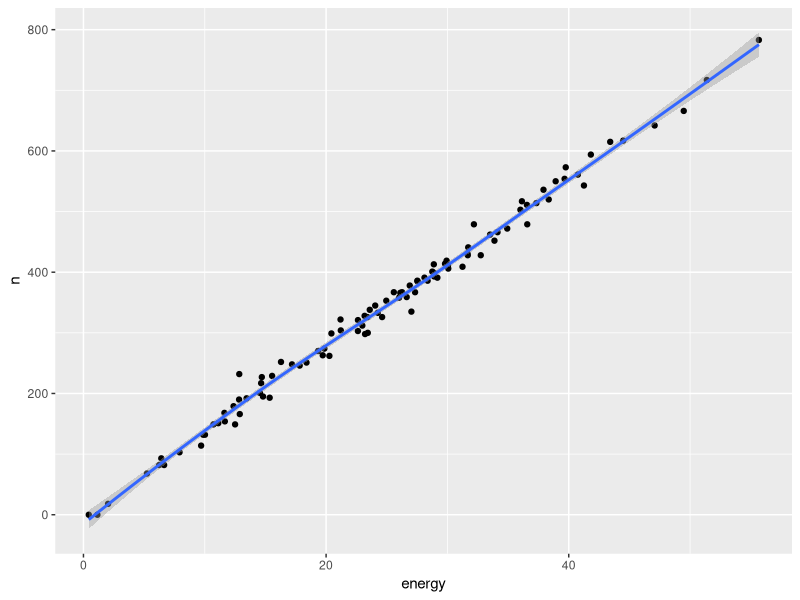
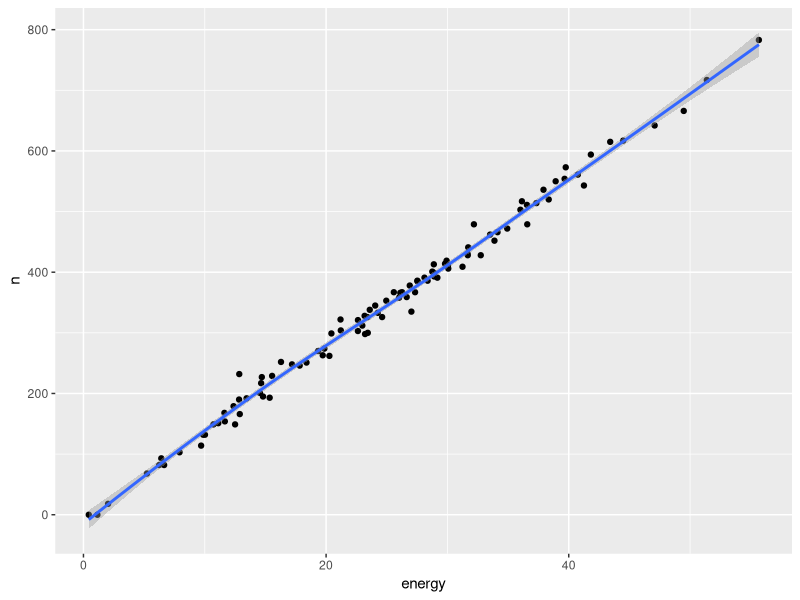
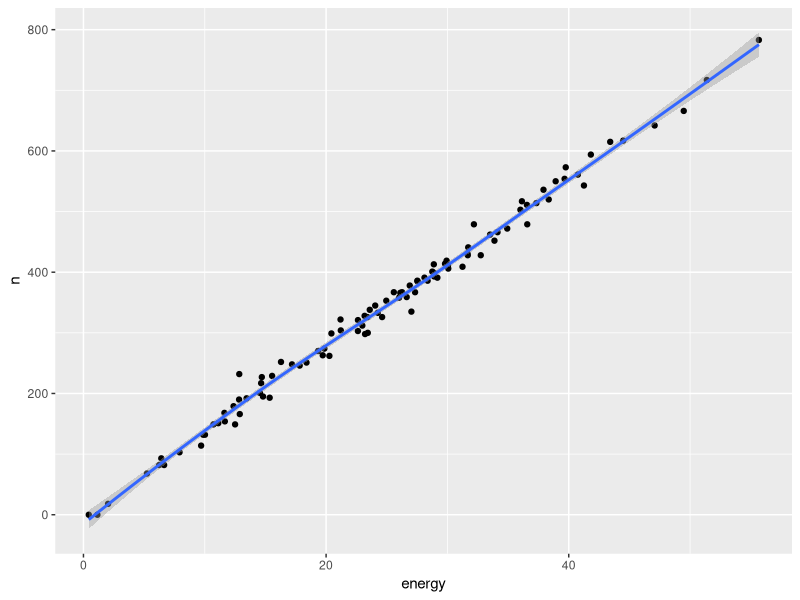
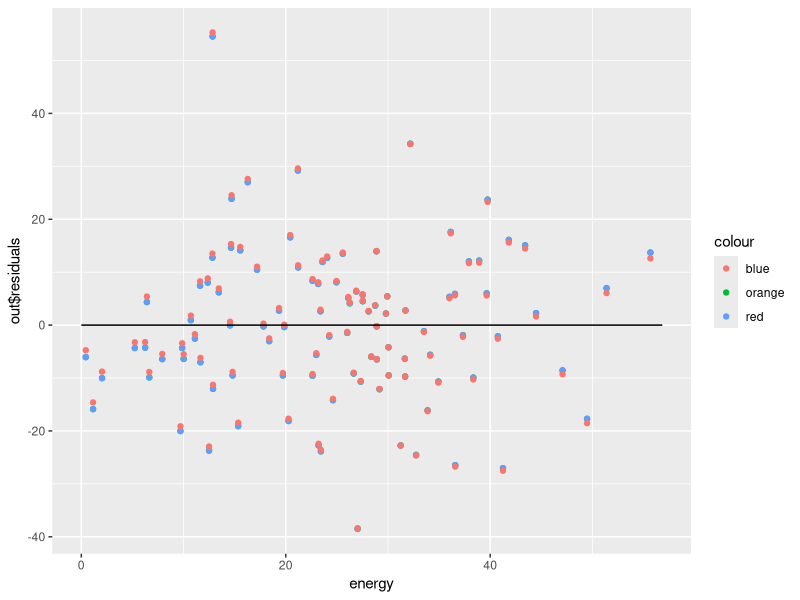

Reproduce these figures in R, in order.
## ---- chunk 1
require(sampling)
require(survey)
require(dplyr)
require(ggplot2)
## ---- chunk 2
set.seed(11)
coffees <- round(rpois(1000,350)+rnorm(100,0,sd=150))
coffees[coffees<0] <- 0
# and energy use
energy <- 0.072*coffees+rnorm(n=1000,mean=0,sd=1)
energy[energy<0] <- 0
coffeedata <- as.data.frame(cbind(coffees,energy))
names(coffeedata) <- c("n","energy")
## ---- chunk 3
set.seed(11)
coffeedata$srs <- srswor(100,nrow(coffeedata))
coffee <- subset(coffeedata, srs==1)

coffee$fpc <- 1000
srsdesign <-svydesign(ids=~1,fpc=~fpc,data=coffee)

svymean(~n, design=srsdesign) # se =15.415)
# or estimate the confidence interval directly
confint(svymean(~n, design=srsdesign)) #[312.237;372.663]
## ---- chunk 4
ggplot(coffee,aes(y=n, x=energy))+
         geom_point()+
         geom_smooth()
## ---- chunk 5
#answer: looks great!
## ---- chunk 6
# estimate the ratio betwen energy/n
ratio <- svyratio(~n,~energy, design=srsdesign)
# what is this ratio?
print(ratio) # with 1 KwH of energy, 13.81 coffees are made on average
## ---- chunk 7
# With the ratio0-estimator we will predict for every case in our population, 
# based on a covariate x (energy) what the value of the dependent variable y (n) is.

# I am creating a new predicted population for this, 
# where I delete the values for all cases that I did not sample
predictedpop <-coffeedata
predictedpop$n[predictedpop$srs!=1] <- NA
## ---- chunk 8
# We here now use the predict value, which takes the output of a regression model (below: "ratio")
# and then we multiply these coefficients with the values of our covariate (energy) 
# to estimate the mean on y (n coffees)
# the "total" command is used in the predict() function to predict a new variable
predict(ratio, total=mean(predictedpop$energy))
# we can also manually get to this mean by taking the ratio * mean(x), but the predict 
# function is made for this, so we will use that from here
ratio[[1]] * mean(coffeedata$energy)

## ---- chunk 9
# answer: and the standard error = only 1.35, 
# see below, compared to # se =15.4 with an SRS!
## ---- chunk 10
# bias in ratio-estimator
bias <- predict(ratio, total=mean(predictedpop$energy))[[1]] -mean(coffeedata$n) 
print(bias) # bias in the ratio estimator = -2. So there is some bias in the ratio estimator

#and the  MSE for the  ratio estimator:
bias^2 + predict(ratio, total=mean(predictedpop$energy))[[2]]

# MSE is largely caused by bias in the ratio estimator, but still smaller than with an SRS

# comparison with earlier SRS
# mean(coffee$n)-mean(coffeedata$n) # -.91
# MSE srs:
-.916^2 + 15.415 # no bias, but large variance (se)

## ---- chunk 11
 # why?
summary(glm(n~energy, data=coffee))
## ---- chunk 12
# there is bias in the ratio estimator because the intercept is not 0!
# you could have spotted this if you had zoomed in on the intercept in the scatterplot
 ggplot(coffee,aes(y=n, x=energy))+
         geom_point()+
         geom_smooth()
# the regression line should cross the origin at (0,0), but it does not
# even when a machine does not produce coffee, there is still some energy being used, 
# likely for being on standby
## ---- chunk 13
# We typically know the size of a cluster, both in terms of the # of people, and size of landmass
# At the same time: the size of a cluster is often related to all kinds of things you can count. Eg.:

# when you think of population size:
# demographic events, like the total # of newborns, marriages, deaths
# other events, like hospitalizations, crime, houses sold, etc.

# when you think of area size
# counts of plants, animals
# agricultural production.


# we can also estimate the total for the number of coffees drunk; this is simply the mean (and standard error) * 100
svytotal(~n, design=srsdesign) # se =15415
# or the confidence interval
confint(svytotal(~n, design=srsdesign)) #[312237;372663]
## ---- chunk 14
set.seed(11)
coffees <- round(rpois(1000,350)+rnorm(100,0,sd=150))
coffees[coffees<0] <- 0
# and energy use
energy <- 0.072*coffees+rnorm(n=1000,mean=0,sd=1)
energy[energy<0] <- 0
coffeedata <- as.data.frame(cbind(coffees,energy))
names(coffeedata) <- c("n","energy")
## ---- chunk 15
set.seed(11)
coffeedata$srs <- srswor(100,nrow(coffeedata))
coffee <- subset(coffeedata, srs==1)

# specify population size and survey design object
coffee$fpc <- 1000
srsdesign <-svydesign(ids=~1,fpc=~fpc,data=coffee)
 
svymean(~n, design=srsdesign) # se =15415
# or the confidence interval
confint(svymean(~n, design=srsdesign)) #[312237;372663]
## ---- chunk 16
#1. estimate the ratio
ratio <- svyratio(~n,~energy, design=srsdesign)
# what is this ratio?
print(ratio) # with 1 KwH 13.81 coffees are made on average

#2. create a new dataset, without n as dependent variable
predicted <-coffeedata
# I am deleting the true coffee here for the machines not in the survey
predicted$n[predicted$srs!=1] <- NA 

#3. below, we take the sum(energy-values * ratio estimator)
predict(ratio, total=mean(predicted$energy)) 

# and store the results as an object
meancoffeeratio <- predict(ratio, total=mean(predicted$energy))[[1]]
meancoffeeratio - mean(coffeedata$n) # -2.103, there seems to be a bit of bias. Again, machines that don't make coffee still use some energy
## ---- chunk 17
 ggplot(coffeedata[coffeedata$srs==1,],aes(y=n, x=energy))+
         geom_point()+
         geom_smooth()
## ---- chunk 18
# first we fit a regression model without an intercept (the 0 is therefore included)
# note we still tell R to estimate this model under the srs sampling design
out <- svyglm(n~ 0 + energy,design=srsdesign)
print(out$coefficients) # show the regression coefficient. (very similar to our ratio estimator)
# comparison
print(ratio)
# the reason for the small difference between the ratio and regression coefficient? 
# We have forced the regression line through the origin now! 
# but the difference really is tiny, 
# and we can probably live with the small bias in the ratio estimator.
## ---- chunk 19
# we will add a second column of predictions (coffee) to the new dataset 
# that multiplies the values on ' energy'  with the regression coefficent
predicted$predregr <- predict(out,newdata=predicted, total=mean(coffeedata$n))
mean(predicted$predregr) 
# or by hand
mean(coffeedata$energy)*out$coefficients

# difference with the ratio estimator:
mean(predicted$predregr) - meancoffeeratio #last object here was the mean using ratio-estimation
# there is a very small difference
## ---- chunk 20
# first we fit a normal lm function, all the rest is copied from the earlier regression model.
# note, we don't estimate an intercept!
out2 <- lm(n~ 0 + energy,data=coffee)
print(out2$coefficients) # same regression as with svyglm
# and we are again adding a new column to our data with the newly predicted values
predicted$predregr2 <- predict(out2,newdata=predicted, total=mean(coffeedata$n))
mean(predicted$predregr2) #341.49 = same

# the predict() function includes a handy way to calculate 
# standard errors following the "Delta"  method:

# here: Taylor series expansion (see also Fundamentals course), 
# that you can get by adding "se=T" and then ask for the residual
# the reason we need Taylor series is (like the Hurvitz Thompson estimator) 
# we are using *the individual* predicted values
predict(out2,newdata=predicted, total=mean(coffeedata$energy),se=T)$residual.scale
# se= 14.33, which is much larger than the ratio estimate

## ---- chunk 21
#The regression and ratio estimators do get to slightly different results for the population mean, but the standard error is very different: 
#ratio:       se= 1.35
#regression:  se= 14.33

# The regression-based estimator is more than 10 times as large (quite similar to se in SRS actually)
# WHY? (we will return to this in question 5)

## ---- chunk 22
out3 <- lm(n~energy,data=coffee) # left out the 0
print(out3$coefficients)
predicted$predregr3 <- predict(out3,newdata=predicted, total=mean(coffeedata$n))
mean(predicted$predregr3) #341.251
# or by hand
mean(coffeedata$energy)*out3$coefficients
# the mean is more or less the same as with the other estimator
predict(out3,newdata=predicted, total=mean(coffeedata$energy),se=T)$residual.scale
# standard error has actually increased slightly

# the models are about the same
## ---- chunk 23
# plot the residuals
ggplot(predicted, aes(x=energy))+
  geom_point(data=out, aes(y=out$residuals, colour="orange"))+ # ratio model
  geom_point(data=out2, aes(y=out2$residuals, colour="red"))+ # regression model with 0 intercept
  geom_point(data=out3, aes(y=out3$residuals, colour="blue"))+ # with an intercept
  geom_line(y=0) # this is the regression line
## ---- chunk 24
# the square root of the squared deviations from the regression line is about 14
## ---- chunk 25
coffeedata$age <- out3$residual/4  + 10
coffeedata$brand <- round((out$residual+rnorm(1000,mean=45,sd=8))/28)
coffeedata$brand[coffeedata$brand==4] <- 0
coffeedata$brand <- as.factor(coffeedata$brand)
levels(coffeedata$brand) <- c("maas","bravilor","nescafe","douwe egberts")

# selecting the sample: arrange by energy (lo:hi), take the last 100 observations (slice_tail) and delete the coffee variable
biasedsample <- coffeedata %>%
  arrange(energy)%>%
  slice_tail(n=100)%>%
  mutate(srs=NULL)
## ---- chunk 26
table(coffeedata$brand) 
mean(coffeedata$age) # 10 years old
mean(coffeedata$energy) #24.71 KwH energy use
## ---- chunk 27
out4 <- lm(n ~ energy+age+brand,data=biasedsample)
summary(out4)
# note that we now use multiple predictors 
predicted$predregr4 <- predict(out4,total=mean(coffeedata$n))

mean(predicted$predregr4) #342.7826
predict(out4,total=mean(coffeedata$n),se=T)$residual.scale
# the se becomes slightly smaller, the mean is about the same.
## ---- chunk 28
# we apparently were able to estimate the regression coefficient correctly for the population, even though
# we were using a biased sample

# Model-based estimation thus has very different assumptions:
# 1. your model needs to have good explanatory power (to get a precise estimator).
# 2. your model needs to be correctly specified (to avoid bias)
# 3. the model in your sample needs to work in the same way as it does in the population

# and for it to work, you need to have some information about the populations (means, proportions) 
# for the variables that you use as covariates in your model
